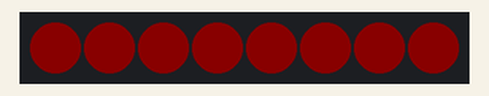
Simulated run of this sketch. Board: ESP32. On the bench: 8 RGB LEDs in strip order, left to right. Dim RGB values are drawn brighter than linear.

Above: at 0.2 s.
At 0.9 s:
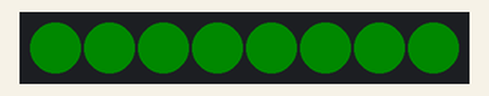
At 1.5 s:
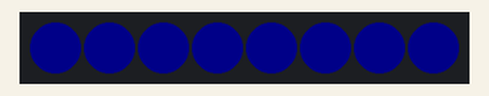
At 2.2 s:
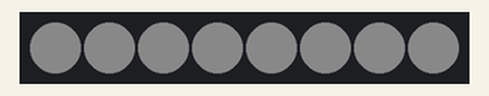
At 2.9 s:
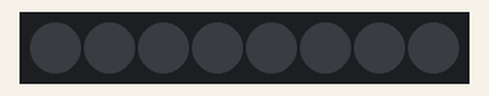
At 3.39 s:
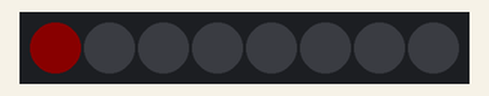
Timing chart, 0 to 40.0 s (numbered marks = the images above):
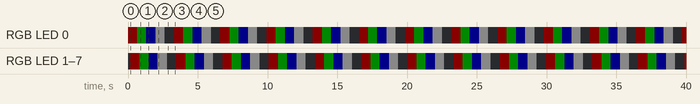

The sketch:

LEDpixel.ino
```cpp
#include "Freenove_WS2812_Lib_for_ESP32.h"

#define LEDS_COUNT  8  // Number of LEDs
#define LEDS_PIN	  2  // GPIO pin connected to LED
#define CHANNEL		  0  // RMT module channel

Freenove_ESP32_WS2812 strip = Freenove_ESP32_WS2812(LEDS_COUNT, LEDS_PIN, CHANNEL, TYPE_GRB);

int m_color[5][3] = { {255, 0, 0}, {0, 255, 0}, {0, 0, 255}, {255, 255, 255}, {0, 0, 0} };

// Controls speed of LEDs:
int delayTime = 20;

void setup() {
	strip.begin();
	strip.setBrightness(10);
}

void loop() {
	for (int j = 0; j < 5; j++) {
		for (int i = 0; i < LEDS_COUNT; i++) {
			strip.setLedColorData(i, m_color[j][0], m_color[j][1], m_color[j][2]);// Set color data.
			strip.show();     // Sends colour data to LED.
			delay(delayTime);  // Interval time of each LED.
		}
		delay(500);       // Interval time of each group of colors.
	}
}
```

Measured:
- by itself, RGB LED 0–7: repeats every 3.3 s: RGB(0, 10, 0) 0.66 s, RGB(0, 0, 10) 0.66 s, RGB(10, 10, 10) 0.66 s, off 0.66 s, RGB(10, 0, 0) 0.66 s
- by itself, everything shown: repeats every 3.3 s, in 10 steps
- what the display in image 0 shows lasts 0.5 s, from 0.2 s to 0.7 s
